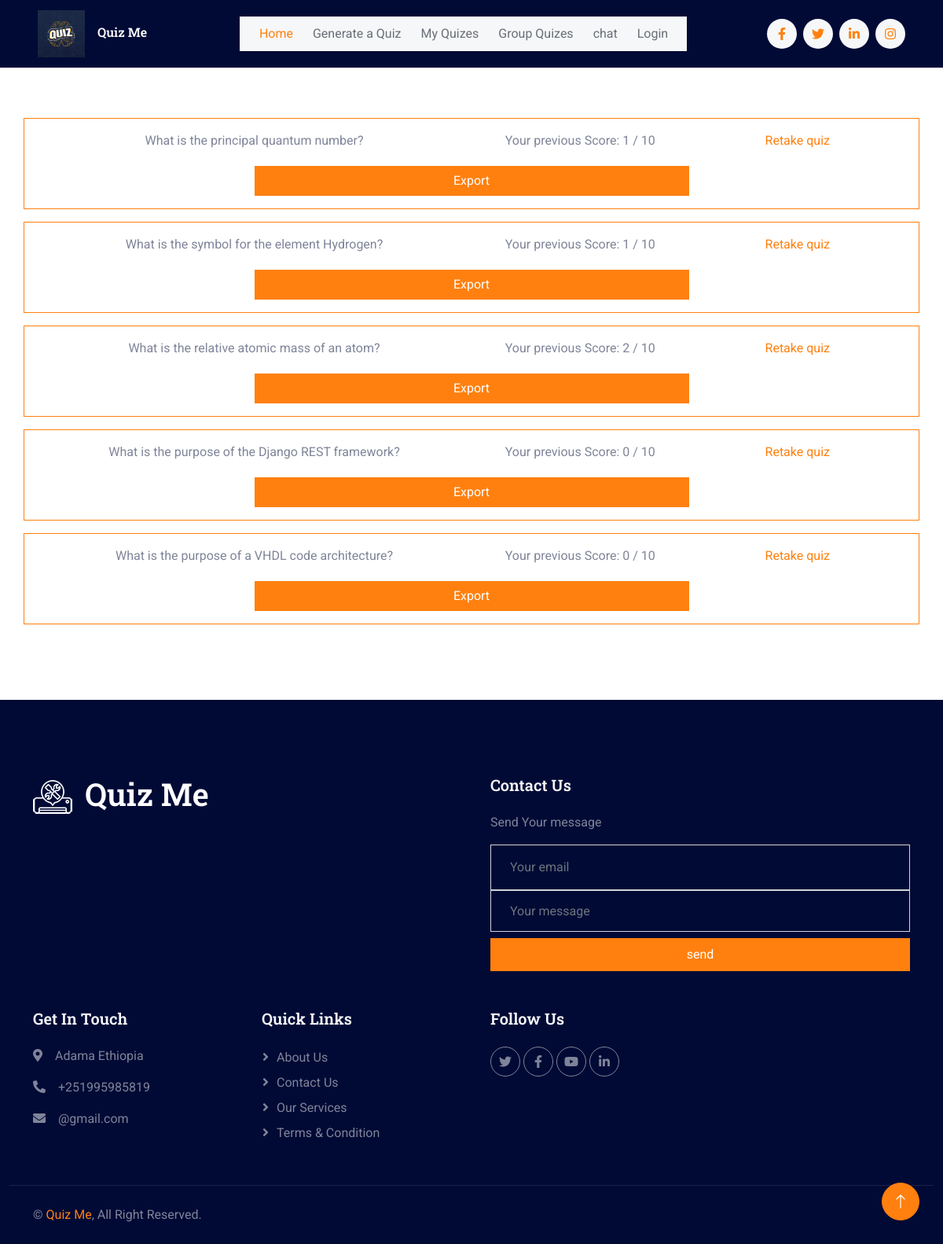
/my_quizes (signed in), run on an earlier commit of the app's database.
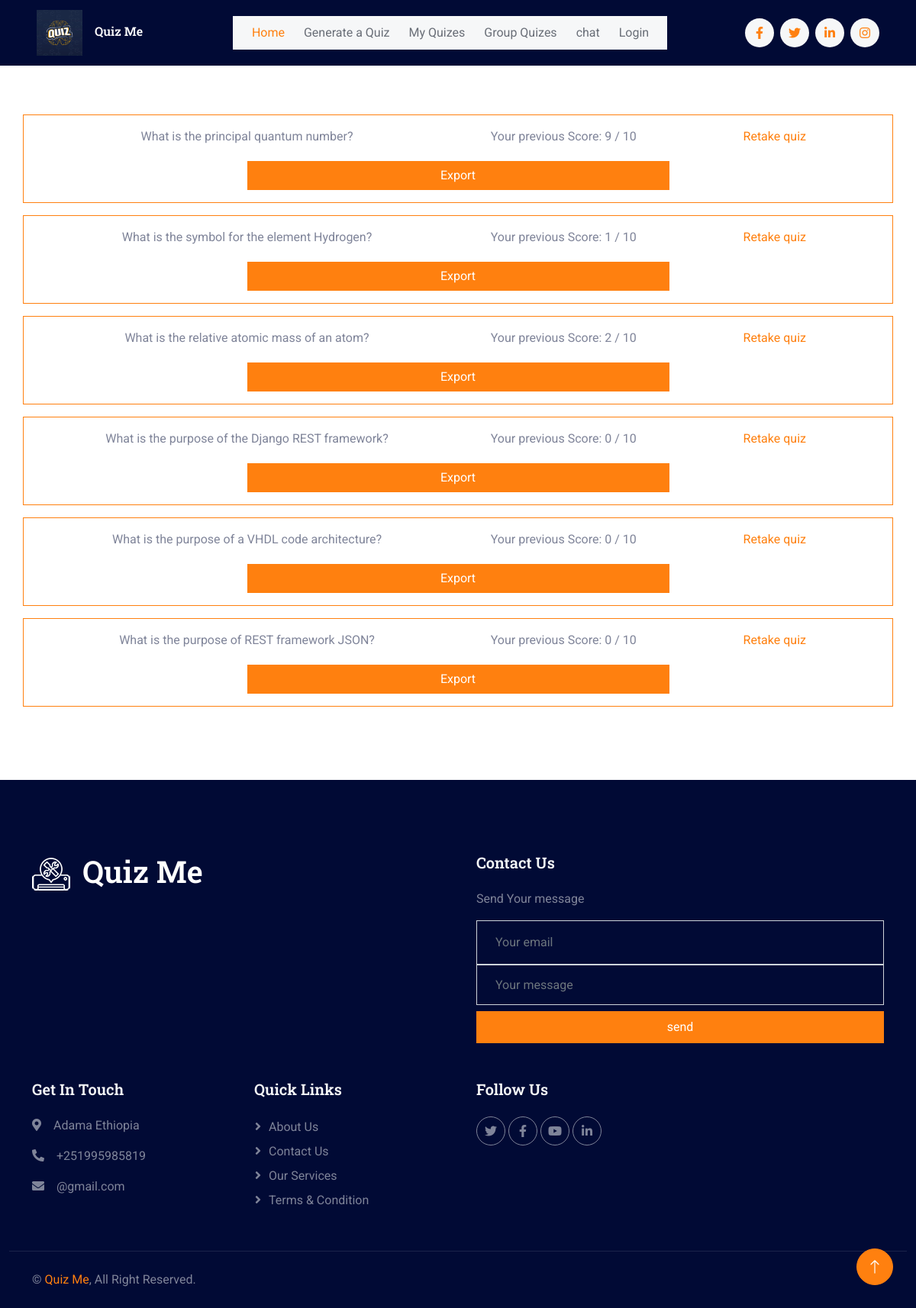
And on a later commit of the database.
### quiz_app/models.py (models this page shows, shortened)
class Quiz(models.Model):
    title = models.CharField(max_length=100, null=True, blank=True)
    size = models.IntegerField()
    generated_by = models.ForeignKey(CustomUser, on_delete=models.CASCADE)
    questions = models.TextField()
    user_score = models.IntegerField(default=0)

### quiz_app/views.py (the view)
# urls.py: path('my_quizes', views.myquizes, name='my_quizes'),
@login_required(login_url='login')
def myquizes(request):
    user = request.user
    quizs = Quiz.objects.all().filter(generated_by= user)
    return render(request, 'my_quizes.html', {"quizes":quizs})

### templates/my_quizes.html (shortened to what this page needs)
{% extends 'index2.html' %}
{% block content %}
{% load static %}
    <body>
        <div class="container-xxl py-5 custom-container">
            <div class="container text-center">
                {% if quizes %}
                    {% for quiz in quizes %}
                        <div class="row border border-primary rounded p-3 mt-3 d-flex justify-content-center align-items-center">
                            <div class="col-md-6">
                                {{ quiz.title }}
                            </div>
                            <div class="col-md-3">
                                Your previous Score: {{ quiz.user_score }} / 10
                            </div>
                            <div class="col-md-3">
                                <a href="{%url 'quiz' quiz.id %}">Retake quiz</a>
                            </div>
                            <Button onClick="exportQuiz({{quiz.id}})" class="btn btn-primary" style="margin-top:20px; width:50%">
                                Export
                            </Button>
                        </div>
                    {% endfor %}
                {% else %}
                    <h1>You haven't taken any quizzes yet.</h1>
                {% endif %}
            </div>
        </div>
    </body>
{% endblock content %}

What changed in the data, as far as the page shows it:
changed Quiz "What is the principal quantum number?": user_score "1" → "9"
added Quiz: title "What is the purpose of REST framework JSON?", user_score "0"
